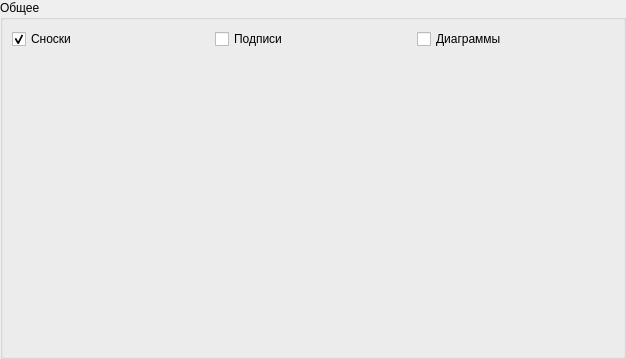
<?xml version="1.0" encoding="UTF-8"?>
<ui version="4.0">
 <class>BubblesSetupWidget</class>
 <widget class="QWidget" name="BubblesSetupWidget">
  <property name="geometry">
   <rect>
    <x>0</x>
    <y>0</y>
    <width>626</width>
    <height>359</height>
   </rect>
  </property>
  <property name="windowTitle">
   <string>Form</string>
  </property>
  <layout class="QGridLayout" name="gridLayout" columnstretch="1">
   <property name="margin">
    <number>0</number>
   </property>
   <item row="0" column="0">
    <widget class="QGroupBox" name="groupBox">
     <property name="title">
      <string>Общее</string>
     </property>
     <layout class="QGridLayout" name="gridLayout_2">
      <item row="1" column="0">
       <widget class="QCheckBox" name="showLineouts">
        <property name="text">
         <string>Сноски</string>
        </property>
        <property name="checked">
         <bool>true</bool>
        </property>
       </widget>
      </item>
      <item row="1" column="1">
       <widget class="QCheckBox" name="showLabels">
        <property name="text">
         <string>Подписи</string>
        </property>
       </widget>
      </item>
      <item row="2" column="0">
       <spacer name="verticalSpacer">
        <property name="orientation">
         <enum>Qt::Vertical</enum>
        </property>
        <property name="sizeHint" stdset="0">
         <size>
          <width>20</width>
          <height>40</height>
         </size>
        </property>
       </spacer>
      </item>
      <item row="1" column="2">
       <widget class="QCheckBox" name="showDiagramms">
        <property name="text">
         <string>Диаграммы</string>
        </property>
       </widget>
      </item>
     </layout>
    </widget>
   </item>
  </layout>
 </widget>
 <resources/>
 <connections/>
 <slots>
  <slot>nameEdit_editingFinished()</slot>
  <slot>titleEdit_editingFinished()</slot>
  <slot>scaleEdit_editingFinished()</slot>
  <slot>diagrammTypeChanged(int)</slot>
  <slot>diagrammType_EditTextChanged(QString)</slot>
  <slot>scaleTypeChanged(int)</slot>
  <slot>minDiagrammSize_ValueChanged(double)</slot>
  <slot>maxDiagrammSize_ValueChanged(double)</slot>
  <slot>fluidItemClicked(QListWidgetItem*)</slot>
  <slot>fluidItemRowChanged(int)</slot>
  <slot>fluidBackColorClicked(QColor)</slot>
  <slot>fluidLineColorClicked(QColor)</slot>
  <slot>labelColorChanged(QColor)</slot>
  <slot>labelTemplateEditingFinished()</slot>
  <slot>showLineoutsToggled(bool)</slot>
  <slot>perDayProdToggled(bool)</slot>
  <slot>templateButtonChanged(QString)</slot>
 </slots>
</ui>
